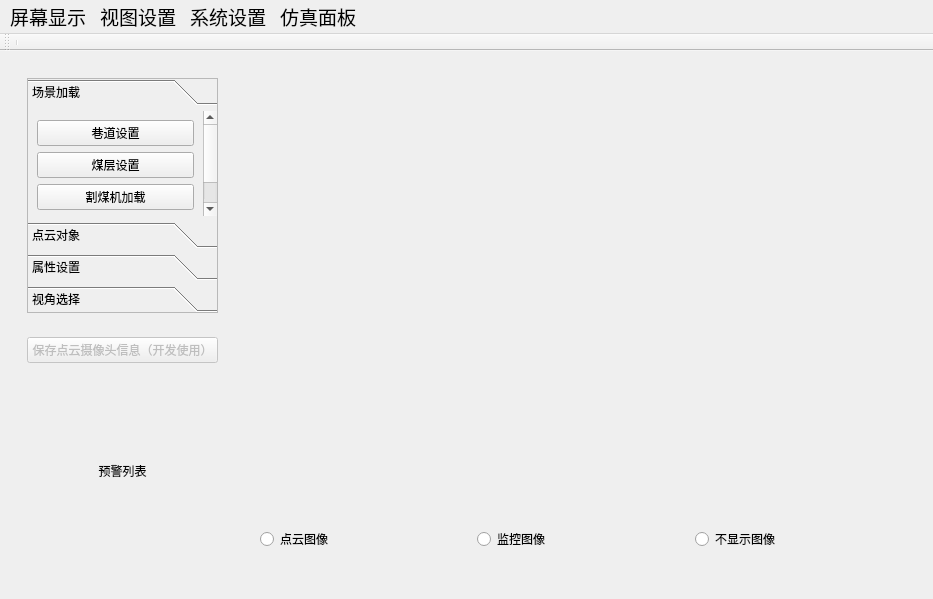
<?xml version="1.0" encoding="UTF-8"?>
<ui version="4.0">
 <class>MainWindow</class>
 <widget class="QMainWindow" name="MainWindow">
  <property name="geometry">
   <rect>
    <x>0</x>
    <y>0</y>
    <width>933</width>
    <height>599</height>
   </rect>
  </property>
  <property name="sizePolicy">
   <sizepolicy hsizetype="Expanding" vsizetype="Expanding">
    <horstretch>0</horstretch>
    <verstretch>0</verstretch>
   </sizepolicy>
  </property>
  <property name="windowTitle">
   <string>主窗体</string>
  </property>
  <widget class="QWidget" name="centralwidget">
   <layout class="QVBoxLayout" name="verticalLayout">
    <item>
     <layout class="QHBoxLayout" name="horizontalLayout">
      <item>
       <widget class="QWidget" name="widget" native="true">
        <property name="sizePolicy">
         <sizepolicy hsizetype="Preferred" vsizetype="Preferred">
          <horstretch>1</horstretch>
          <verstretch>0</verstretch>
         </sizepolicy>
        </property>
        <layout class="QVBoxLayout" name="verticalLayout_3">
         <item>
          <layout class="QVBoxLayout" name="verticalLayout_2">
           <item>
            <widget class="QWidget" name="widget_control" native="true">
             <property name="sizePolicy">
              <sizepolicy hsizetype="Preferred" vsizetype="Preferred">
               <horstretch>0</horstretch>
               <verstretch>2</verstretch>
              </sizepolicy>
             </property>
             <layout class="QVBoxLayout" name="verticalLayout_9">
              <item>
               <widget class="QToolBox" name="toolBox">
                <property name="frameShape">
                 <enum>QFrame::StyledPanel</enum>
                </property>
                <property name="currentIndex">
                 <number>0</number>
                </property>
                <property name="tabSpacing">
                 <number>6</number>
                </property>
                <widget class="QWidget" name="page_2">
                 <property name="geometry">
                  <rect>
                   <x>0</x>
                   <y>0</y>
                   <width>171</width>
                   <height>132</height>
                  </rect>
                 </property>
                 <attribute name="label">
                  <string>场景加载</string>
                 </attribute>
                 <layout class="QVBoxLayout" name="verticalLayout_17">
                  <item>
                   <widget class="QPushButton" name="pushButton_roadwaySettings">
                    <property name="text">
                     <string>巷道设置</string>
                    </property>
                   </widget>
                  </item>
                  <item>
                   <widget class="QPushButton" name="pushButton_seamSettings">
                    <property name="text">
                     <string>煤层设置</string>
                    </property>
                   </widget>
                  </item>
                  <item>
                   <widget class="QPushButton" name="pushButton_coalCutter">
                    <property name="text">
                     <string>割煤机加载</string>
                    </property>
                   </widget>
                  </item>
                  <item>
                   <widget class="QPushButton" name="pushButton_supporterInit">
                    <property name="text">
                     <string>支撑架初始化</string>
                    </property>
                   </widget>
                  </item>
                 </layout>
                </widget>
                <widget class="QWidget" name="page_pointCloud">
                 <property name="geometry">
                  <rect>
                   <x>0</x>
                   <y>0</y>
                   <width>188</width>
                   <height>115</height>
                  </rect>
                 </property>
                 <attribute name="label">
                  <string>点云对象</string>
                 </attribute>
                 <layout class="QVBoxLayout" name="verticalLayout_11">
                  <item>
                   <widget class="QWidget" name="widget_pointCloudCheckBox" native="true">
                    <layout class="QVBoxLayout" name="verticalLayout_13">
                     <item>
                      <layout class="QVBoxLayout" name="verticalLayout_widget_pointCloudCheckBox"/>
                     </item>
                    </layout>
                   </widget>
                  </item>
                 </layout>
                </widget>
                <widget class="QWidget" name="page_settings">
                 <property name="geometry">
                  <rect>
                   <x>0</x>
                   <y>0</y>
                   <width>177</width>
                   <height>407</height>
                  </rect>
                 </property>
                 <attribute name="label">
                  <string>属性设置</string>
                 </attribute>
                 <layout class="QVBoxLayout" name="verticalLayout_14">
                  <item>
                   <layout class="QVBoxLayout" name="verticalLayout_12">
                    <item>
                     <layout class="QGridLayout" name="gridLayout_2">
                      <item row="0" column="1">
                       <widget class="QCheckBox" name="checkBox_planeXZ">
                        <property name="text">
                         <string>网格线XZ</string>
                        </property>
                       </widget>
                      </item>
                      <item row="1" column="0">
                       <widget class="QCheckBox" name="checkBox_planeYZ">
                        <property name="text">
                         <string>网格线YZ</string>
                        </property>
                       </widget>
                      </item>
                      <item row="0" column="0">
                       <widget class="QCheckBox" name="checkBox_planeXY">
                        <property name="text">
                         <string>网格线XY</string>
                        </property>
                       </widget>
                      </item>
                      <item row="8" column="0">
                       <widget class="QLabel" name="label_diffuse">
                        <property name="text">
                         <string>漫反射</string>
                        </property>
                        <property name="alignment">
                         <set>Qt::AlignCenter</set>
                        </property>
                       </widget>
                      </item>
                      <item row="6" column="0">
                       <widget class="QLabel" name="label_ambient">
                        <property name="sizePolicy">
                         <sizepolicy hsizetype="Preferred" vsizetype="Preferred">
                          <horstretch>0</horstretch>
                          <verstretch>0</verstretch>
                         </sizepolicy>
                        </property>
                        <property name="text">
                         <string>亮度</string>
                        </property>
                        <property name="alignment">
                         <set>Qt::AlignCenter</set>
                        </property>
                       </widget>
                      </item>
                      <item row="1" column="1">
                       <widget class="QCheckBox" name="checkBox_axes">
                        <property name="text">
                         <string>坐标轴</string>
                        </property>
                       </widget>
                      </item>
                      <item row="3" column="0">
                       <widget class="QCheckBox" name="checkBox_highlight_point">
                        <property name="text">
                         <string>突出点</string>
                        </property>
                       </widget>
                      </item>
                      <item row="6" column="1">
                       <widget class="QSlider" name="horizontalSlider_ambient">
                        <property name="sizePolicy">
                         <sizepolicy hsizetype="Expanding" vsizetype="Fixed">
                          <horstretch>0</horstretch>
                          <verstretch>0</verstretch>
                         </sizepolicy>
                        </property>
                        <property name="value">
                         <number>30</number>
                        </property>
                        <property name="orientation">
                         <enum>Qt::Horizontal</enum>
                        </property>
                       </widget>
                      </item>
                      <item row="3" column="1">
                       <widget class="QPushButton" name="pushButton_add_ply">
                        <property name="text">
                         <string>添加</string>
                        </property>
                       </widget>
                      </item>
                      <item row="8" column="1">
                       <widget class="QSlider" name="horizontalSlider_diffuse">
                        <property name="value">
                         <number>70</number>
                        </property>
                        <property name="orientation">
                         <enum>Qt::Horizontal</enum>
                        </property>
                       </widget>
                      </item>
                     </layout>
                    </item>
                   </layout>
                  </item>
                  <item>
                   <widget class="QLabel" name="label_sliderHint">
                    <property name="text">
                     <string>（建议亮度值低于漫反射值）</string>
                    </property>
                   </widget>
                  </item>
                  <item>
                   <widget class="QLabel" name="label_2">
                    <property name="text">
                     <string>滚轮缩放速度</string>
                    </property>
                   </widget>
                  </item>
                  <item>
                   <widget class="QSlider" name="horizontalSlider_viewSpeed">
                    <property name="toolTip">
                     <string>&lt;html&gt;&lt;head/&gt;&lt;body&gt;&lt;p&gt;摄像头速度&lt;/p&gt;&lt;/body&gt;&lt;/html&gt;</string>
                    </property>
                    <property name="value">
                     <number>50</number>
                    </property>
                    <property name="orientation">
                     <enum>Qt::Horizontal</enum>
                    </property>
                   </widget>
                  </item>
                  <item>
                   <widget class="QLabel" name="label_3">
                    <property name="text">
                     <string>漫游速度</string>
                    </property>
                   </widget>
                  </item>
                  <item>
                   <widget class="QSlider" name="horizontalSlider_flySpeed">
                    <property name="enabled">
                     <bool>true</bool>
                    </property>
                    <property name="toolTip">
                     <string>&lt;html&gt;&lt;head/&gt;&lt;body&gt;&lt;p&gt;漫游速度&lt;/p&gt;&lt;/body&gt;&lt;/html&gt;</string>
                    </property>
                    <property name="whatsThis">
                     <string>&lt;html&gt;&lt;head/&gt;&lt;body&gt;&lt;p&gt;&lt;br/&gt;&lt;/p&gt;&lt;/body&gt;&lt;/html&gt;</string>
                    </property>
                    <property name="value">
                     <number>10</number>
                    </property>
                    <property name="orientation">
                     <enum>Qt::Horizontal</enum>
                    </property>
                   </widget>
                  </item>
                  <item>
                   <widget class="QGroupBox" name="groupBox">
                    <property name="title">
                     <string>受限旋转</string>
                    </property>
                    <layout class="QVBoxLayout" name="verticalLayout_10">
                     <item>
                      <widget class="QRadioButton" name="radioButton_horizon_rotate">
                       <property name="text">
                        <string>仅横向</string>
                       </property>
                      </widget>
                     </item>
                     <item>
                      <widget class="QRadioButton" name="radioButton_vertical_rotate">
                       <property name="text">
                        <string>仅竖向</string>
                       </property>
                      </widget>
                     </item>
                     <item>
                      <widget class="QRadioButton" name="radioButton_roll">
                       <property name="text">
                        <string>横滚</string>
                       </property>
                      </widget>
                     </item>
                     <item>
                      <widget class="QRadioButton" name="radioButton_unlimited">
                       <property name="text">
                        <string>无限制</string>
                       </property>
                       <property name="checked">
                        <bool>true</bool>
                       </property>
                      </widget>
                     </item>
                     <item>
                      <layout class="QVBoxLayout" name="verticalLayout_6"/>
                     </item>
                    </layout>
                   </widget>
                  </item>
                 </layout>
                </widget>
                <widget class="QWidget" name="page">
                 <property name="geometry">
                  <rect>
                   <x>0</x>
                   <y>0</y>
                   <width>216</width>
                   <height>144</height>
                  </rect>
                 </property>
                 <attribute name="label">
                  <string>视角选择</string>
                 </attribute>
                 <layout class="QVBoxLayout" name="verticalLayout_15">
                  <item>
                   <layout class="QGridLayout" name="gridLayout">
                    <item row="2" column="1">
                     <widget class="QRadioButton" name="radioButton_6">
                      <property name="text">
                       <string>煤层右视角</string>
                      </property>
                     </widget>
                    </item>
                    <item row="0" column="0">
                     <widget class="QRadioButton" name="radioButton_supporterHead">
                      <property name="text">
                       <string>支撑架头视角</string>
                      </property>
                     </widget>
                    </item>
                    <item row="4" column="0">
                     <widget class="QRadioButton" name="radioButton_7">
                      <property name="text">
                       <string>煤层俯视</string>
                      </property>
                     </widget>
                    </item>
                    <item row="0" column="1">
                     <widget class="QRadioButton" name="radioButton_supportertail">
                      <property name="text">
                       <string>支撑架尾视角</string>
                      </property>
                     </widget>
                    </item>
                    <item row="1" column="1">
                     <widget class="QRadioButton" name="radioButton_4">
                      <property name="text">
                       <string>割煤机尾视角</string>
                      </property>
                     </widget>
                    </item>
                    <item row="1" column="0">
                     <widget class="QRadioButton" name="radioButton_3">
                      <property name="text">
                       <string>割煤机头视角</string>
                      </property>
                     </widget>
                    </item>
                    <item row="2" column="0">
                     <widget class="QRadioButton" name="radioButton_5">
                      <property name="text">
                       <string>煤层左视角</string>
                      </property>
                     </widget>
                    </item>
                    <item row="4" column="1">
                     <widget class="QRadioButton" name="radioButton_8">
                      <property name="text">
                       <string>煤层底部</string>
                      </property>
                     </widget>
                    </item>
                    <item row="5" column="0">
                     <widget class="QRadioButton" name="radioButton_9">
                      <property name="text">
                       <string>通风巷视角</string>
                      </property>
                     </widget>
                    </item>
                    <item row="5" column="1">
                     <widget class="QRadioButton" name="radioButton_10">
                      <property name="text">
                       <string>运输巷视角</string>
                      </property>
                     </widget>
                    </item>
                   </layout>
                  </item>
                 </layout>
                </widget>
               </widget>
              </item>
             </layout>
            </widget>
           </item>
           <item>
            <widget class="QWidget" name="widget_alarm" native="true">
             <property name="sizePolicy">
              <sizepolicy hsizetype="Preferred" vsizetype="Preferred">
               <horstretch>0</horstretch>
               <verstretch>2</verstretch>
              </sizepolicy>
             </property>
             <layout class="QVBoxLayout" name="verticalLayout_8">
              <item>
               <layout class="QVBoxLayout" name="verticalLayout_7">
                <item>
                 <widget class="QPushButton" name="pushButton_getCameraPosition">
                  <property name="enabled">
                   <bool>false</bool>
                  </property>
                  <property name="text">
                   <string>保存点云摄像头信息（开发使用）</string>
                  </property>
                 </widget>
                </item>
                <item>
                 <widget class="QLabel" name="label">
                  <property name="text">
                   <string>预警列表</string>
                  </property>
                  <property name="alignment">
                   <set>Qt::AlignCenter</set>
                  </property>
                 </widget>
                </item>
               </layout>
              </item>
             </layout>
            </widget>
           </item>
          </layout>
         </item>
        </layout>
       </widget>
      </item>
      <item>
       <widget class="QWidget" name="widget_2" native="true">
        <property name="sizePolicy">
         <sizepolicy hsizetype="Preferred" vsizetype="Preferred">
          <horstretch>3</horstretch>
          <verstretch>0</verstretch>
         </sizepolicy>
        </property>
        <layout class="QVBoxLayout" name="verticalLayout_5">
         <item>
          <layout class="QVBoxLayout" name="verticalLayout_4">
           <item>
            <widget class="QWidget" name="widget_view" native="true">
             <property name="sizePolicy">
              <sizepolicy hsizetype="Preferred" vsizetype="Preferred">
               <horstretch>0</horstretch>
               <verstretch>5</verstretch>
              </sizepolicy>
             </property>
             <layout class="QVBoxLayout" name="verticalLayout_16">
              <item>
               <layout class="QVBoxLayout" name="view_layout"/>
              </item>
             </layout>
            </widget>
           </item>
           <item>
            <widget class="QWidget" name="widget_switchList" native="true">
             <property name="sizePolicy">
              <sizepolicy hsizetype="Preferred" vsizetype="Preferred">
               <horstretch>0</horstretch>
               <verstretch>1</verstretch>
              </sizepolicy>
             </property>
             <layout class="QHBoxLayout" name="horizontalLayout_2">
              <item>
               <layout class="QHBoxLayout" name="horizontalLayout_3">
                <item>
                 <widget class="QRadioButton" name="radioButton_dianyun">
                  <property name="text">
                   <string>点云图像</string>
                  </property>
                 </widget>
                </item>
                <item>
                 <widget class="QRadioButton" name="radioButton_jiankong">
                  <property name="text">
                   <string>监控图像</string>
                  </property>
                 </widget>
                </item>
                <item>
                 <widget class="QRadioButton" name="radioButton_clear">
                  <property name="text">
                   <string>不显示图像</string>
                  </property>
                 </widget>
                </item>
               </layout>
              </item>
             </layout>
            </widget>
           </item>
          </layout>
         </item>
        </layout>
       </widget>
      </item>
     </layout>
    </item>
   </layout>
  </widget>
  <widget class="QMenuBar" name="menubar">
   <property name="geometry">
    <rect>
     <x>0</x>
     <y>0</y>
     <width>933</width>
     <height>31</height>
    </rect>
   </property>
   <property name="font">
    <font>
     <pointsize>14</pointsize>
    </font>
   </property>
   <widget class="QMenu" name="menu_1">
    <property name="title">
     <string>屏幕显示</string>
    </property>
    <addaction name="action_pcdScreen"/>
    <addaction name="action_2"/>
   </widget>
   <widget class="QMenu" name="menu">
    <property name="font">
     <font>
      <pointsize>14</pointsize>
     </font>
    </property>
    <property name="title">
     <string>视图设置</string>
    </property>
   </widget>
   <widget class="QMenu" name="menu_2">
    <property name="title">
     <string>系统设置</string>
    </property>
    <addaction name="about_us_action"/>
   </widget>
   <widget class="QMenu" name="menu_3">
    <property name="title">
     <string>仿真面板</string>
    </property>
    <addaction name="action_supportControler"/>
   </widget>
   <addaction name="menu_1"/>
   <addaction name="menu"/>
   <addaction name="menu_2"/>
   <addaction name="menu_3"/>
  </widget>
  <widget class="QToolBar" name="top_tool_bar">
   <property name="sizePolicy">
    <sizepolicy hsizetype="Expanding" vsizetype="Fixed">
     <horstretch>0</horstretch>
     <verstretch>0</verstretch>
    </sizepolicy>
   </property>
   <property name="minimumSize">
    <size>
     <width>0</width>
     <height>0</height>
    </size>
   </property>
   <property name="maximumSize">
    <size>
     <width>1920</width>
     <height>100</height>
    </size>
   </property>
   <property name="windowTitle">
    <string>toolBar</string>
   </property>
   <property name="iconSize">
    <size>
     <width>100</width>
     <height>100</height>
    </size>
   </property>
   <attribute name="toolBarArea">
    <enum>TopToolBarArea</enum>
   </attribute>
   <attribute name="toolBarBreak">
    <bool>false</bool>
   </attribute>
   <addaction name="separator"/>
  </widget>
  <action name="action_pcdScreen">
   <property name="text">
    <string>点云屏</string>
   </property>
   <property name="font">
    <font>
     <pointsize>14</pointsize>
    </font>
   </property>
  </action>
  <action name="action_2">
   <property name="text">
    <string>监控屏</string>
   </property>
   <property name="font">
    <font>
     <pointsize>14</pointsize>
    </font>
   </property>
  </action>
  <action name="action12">
   <property name="text">
    <string>菜单设置</string>
   </property>
   <property name="font">
    <font>
     <pointsize>12</pointsize>
    </font>
   </property>
  </action>
  <action name="action_3">
   <property name="text">
    <string>用户设置</string>
   </property>
   <property name="font">
    <font>
     <pointsize>14</pointsize>
    </font>
   </property>
  </action>
  <action name="action_4">
   <property name="text">
    <string>角色设置</string>
   </property>
   <property name="font">
    <font>
     <pointsize>14</pointsize>
    </font>
   </property>
  </action>
  <action name="about_us_action">
   <property name="text">
    <string>关于</string>
   </property>
   <property name="font">
    <font>
     <pointsize>14</pointsize>
    </font>
   </property>
  </action>
  <action name="action_supportControler">
   <property name="checkable">
    <bool>false</bool>
   </property>
   <property name="text">
    <string>支撑架控制</string>
   </property>
   <property name="font">
    <font>
     <pointsize>14</pointsize>
    </font>
   </property>
  </action>
 </widget>
 <resources/>
 <connections/>
</ui>
